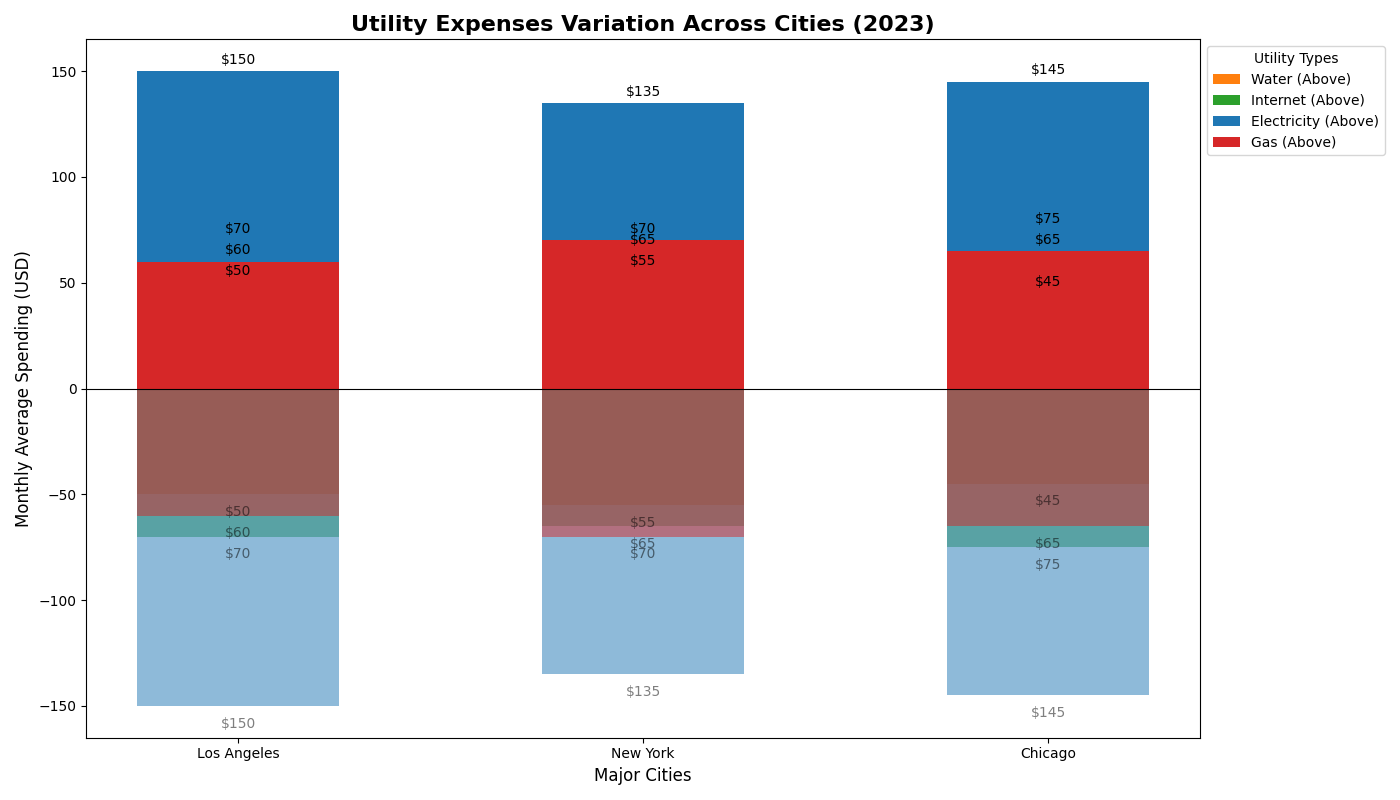

Generate this figure with Python:
import matplotlib.pyplot as plt
import numpy as np

cities = ['Los Angeles', 'New York', 'Chicago']
utilities = ['Water', 'Internet', 'Electricity', 'Gas']

electricity_cost = [150, 135, 145]
water_cost = [50, 55, 45]
internet_cost = [70, 65, 75]
gas_cost = [60, 70, 65]  # New gas cost data

# Updated data arrays with new utility
positive_data = np.array([water_cost, internet_cost, electricity_cost, gas_cost])
negative_data = -1 * positive_data

index = np.arange(len(cities))

colors = ['#ff7f0e', '#2ca02c', '#1f77b4', '#d62728']  # Added new color for Gas

fig, ax = plt.subplots(figsize=(14, 8))

# Modified loop to incorporate new utility
for i, (utility, color) in enumerate(zip(utilities, colors)):
    ax.bar(index, positive_data[i], 0.5, label=utility + ' (Above)', color=color)
    ax.bar(index, negative_data[i], 0.5, color=color, alpha=0.5)

ax.set_xlabel('Major Cities', fontsize=12)
ax.set_ylabel('Monthly Average Spending (USD)', fontsize=12)
ax.set_title('Utility Expenses Variation Across Cities (2023)', fontsize=16, fontweight='bold')
ax.set_xticks(index)
ax.set_xticklabels(cities)

# Extended loop to add labels for the new data
for i in range(len(utilities)):
    for j in range(len(cities)):
        ax.text(index[j], positive_data[i][j] + 2, 
                f'${positive_data[i][j]:.0f}', ha='center', va='bottom', fontsize=10)
        ax.text(index[j], negative_data[i][j] - 5, 
                f'${-negative_data[i][j]:.0f}', ha='center', va='top', fontsize=10, alpha=0.5)

ax.legend(title='Utility Types', loc='upper left', bbox_to_anchor=(1, 1), fontsize=10)

ax.axhline(0, color='black', linewidth=0.8)

plt.tight_layout()

plt.show()
